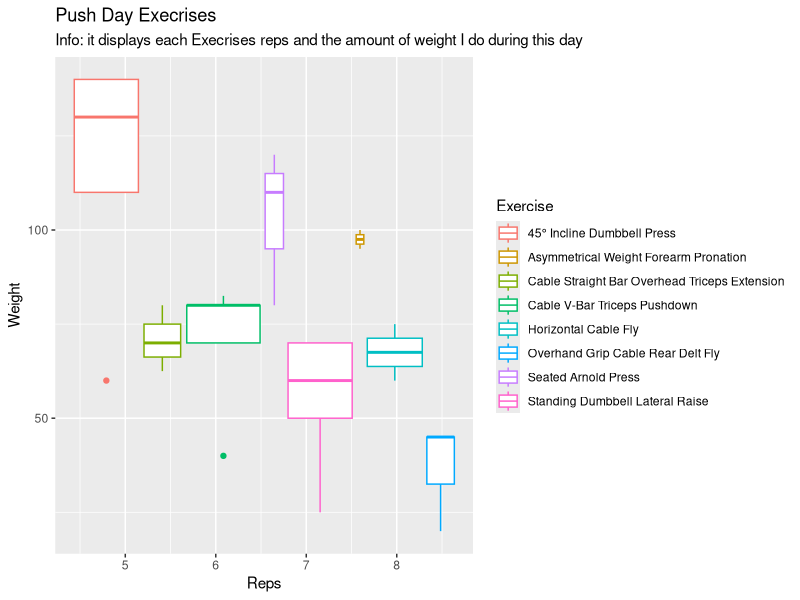
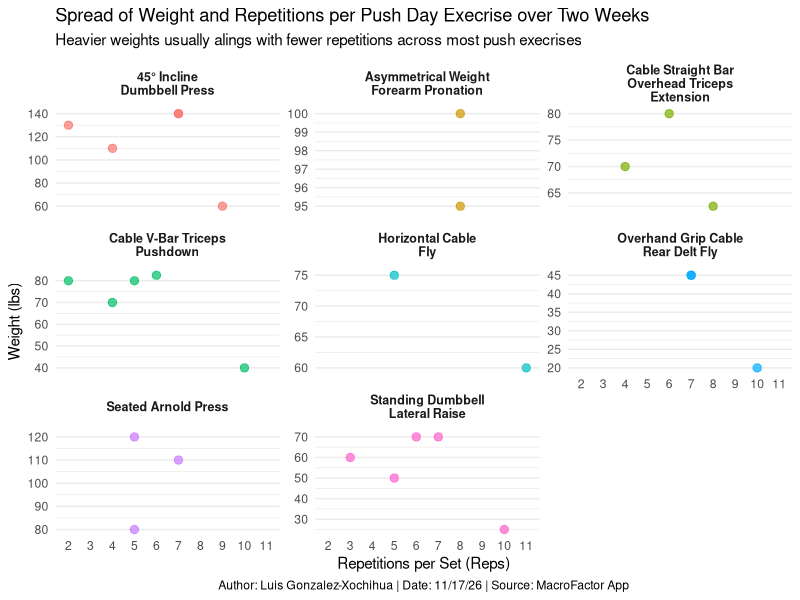
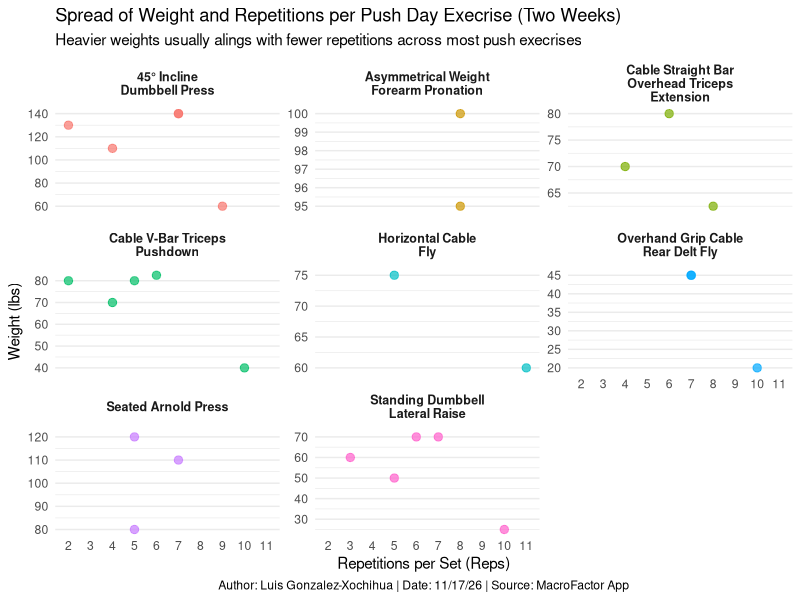

Write R code to recreate these figures, in order.
## ---- chunk 1
library(tidyverse) 
library(lubridate)
workout_log = read.csv("Workout Log.csv")
## ---- chunk 2
workout_log |>
  filter(Workout == "Ppl X Arnold (Push)") |> 
  ggplot(aes(y = Weight, x = Reps, color = Exercise)) +
  geom_boxplot() + 
  labs(title = "Push Day Execrises", 
       subtitle = "Info: it displays each Execrises reps and the amount of weight I do during this day")
## ---- chunk 3
workout_log |>
  filter(Workout == "Ppl X Arnold (Push)") |> 
  ggplot(aes(y = Weight, x = factor(Reps), color = Exercise)) +
  geom_point(size = 2.5, alpha = 0.7, show.legend = FALSE) + 
   facet_wrap(~ Exercise, scales = "free_y", labeller = label_wrap_gen(width = 20)) + 
 labs(title = "Spread of Weight and Repetitions per Push Day Execrise over Two Weeks", 
       subtitle = "Heavier weights usually alings with fewer repetitions across most push execrises",
       caption = "Author: Luis Gonzalez-Xochihua | Date: 11/17/26 | Source: MacroFactor App",
       x = "Repetitions per Set (Reps)",
       y = "Weight (lbs)",
       color = "Execrise") +
  theme_minimal()  +
  theme(
       plot.caption = element_text(hjust = 0.5),
    panel.grid.major.x = element_blank(),
    panel.grid.minor.x = element_blank(),
    strip.text = element_text(face = "bold", size = 9))
## ---- chunk 4
workout_log |>
  filter(Workout == "Ppl X Arnold (Push)") |> 
  ggplot(aes(y = Weight, x = factor(Reps), color = Exercise)) +
  geom_point(size = 2.5, alpha = 0.7, show.legend = FALSE) + 
   facet_wrap(~ Exercise, scales = "free_y", labeller = label_wrap_gen(width = 20)) + 
 labs(title = "Spread of Weight and Repetitions per Push Day Execrise (Two Weeks)", 
       subtitle = "Heavier weights usually alings with fewer repetitions across most push execrises",
       caption = "Author: Luis Gonzalez-Xochihua | Date: 11/17/26 | Source: MacroFactor App",
       x = "Repetitions per Set (Reps)",
       y = "Weight (lbs)",
       color = "Execrise") +
  theme_minimal()  +
  theme(
      plot.caption = element_text(hjust = 0.5),
    panel.grid.major.x = element_blank(),
    panel.grid.minor.x = element_blank(),
    strip.text = element_text(face = "bold", size = 9))
